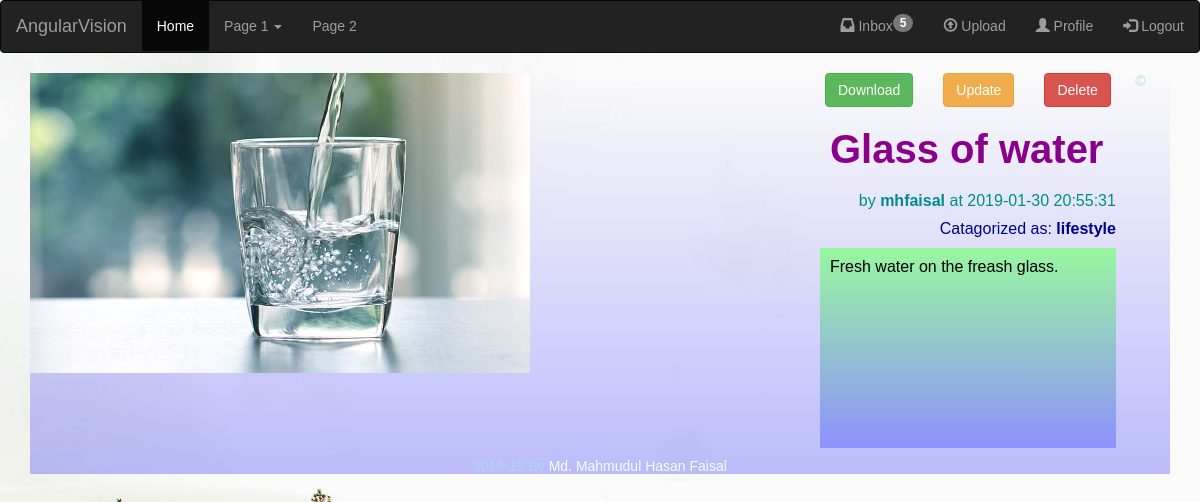
The app's page /photo.php?id=1548860131 (signed in) with its own data.
### tables this page shows
CREATE TABLE `uploads` (
  `image_id` int(11) NOT NULL,
  `username` varchar(32) NOT NULL,
  `image_title` varchar(255) NOT NULL,
  `image_caption` varchar(1024) NOT NULL,
  `mime` varchar(32) NOT NULL,
  `catagory` varchar(64) NOT NULL,
  `upload_time` datetime NOT NULL DEFAULT CURRENT_TIMESTAMP
);

### photo.php (the view, shortened to what this page needs)
<?php include "./header.php"; ?>
<?php
require_once "config.php";
$id = isset($_GET['id'])? $_GET['id'] : "0000";
$sql = "SELECT * FROM `uploads` WHERE image_id = '".$id."'";
$result = $mysqli->query($sql);
$uploader="";
$title="";
$catagory="";
$time="";
$caption="";
$mime = 'jpg';
$ability = "disabled";
echo "<div class='main_photo_container'>";
if ($result->num_rows > 0) {
    while($row = $result->fetch_assoc()) {
		if ($row['mime']=='image/jpeg'){
			$mime = 'jpg';
		} else if ($row['mime']=='image/png'){
			$mime = 'png';
		} else if ($row['mime']=='image/gif'){
			$mime = 'gif';
		}
		$uploader = $row['username'];
		$title =$row['image_title'];
		$catagory = $row['catagory'];
		$time = $row['upload_time'];
		$caption = $row['image_caption'];
		if ($_SESSION["username"] === $uploader){
			$ability = "";
		}
	}
}
echo "<div class='photo_loader'> <img src='./img/uploads/".$id.".".$mime."'> </div>";
echo "<div class='photos_right'>";
echo "<div class='photo_operation'>";
echo "<a href='./img/uploads/".$id.".".$mime."' class='btn btn-success'>Download</a>";
echo "<a href='./update.php?id=".$id."' class='btn btn-warning'".$ability.">Update</a>";
echo "<a href='./delete.php?id=".$id."' class='btn btn-danger'".$ability.">Delete</a> </div>";
echo "<div class='photo_title'><span><b>".$title."</b></span></div>";
echo "<div class='photo_basic'><span>by <b>".$uploader."</b> at ".$time."</span></div>";
echo "<div class='photo_cat'><span>Catagorized as: <b>".$catagory."</b></span></div>";
echo "<div class='photo_caption'><span>".$caption."</span></div></div>";
?>
<?php include "./footer.php"; ?>

### css/style.css (style rules this page uses)
body { font: 14px sans-serif; background: url(../img/back1-alt.jpg) no-repeat; background-position: center top; background-size: cover; }
.photo_loader { float: left; min-width: 780px; }
.photo_loader img { max-width: 780px; }
.photo_operation .btn { margin-left: 15px; margin-right: 15px; }
.photos_right { float: left; max-width: 330px; }
.photo_title { font-size: 40px; margin: 20px; color: darkmagenta; }
.photo_basic { color: darkcyan; font-size: 16px; margin: 10px; text-align: right; }
.photo_cat { color: darkblue; font-size: 16px; margin: 10px; text-align: right; }
.photo_caption { padding: 10px; color: black; font-size: 16px; margin: 10px; min-height: 200px; background: linear-gradient(rgba(128,255,128,0.75),rgba(128,128,255,0.75)); }

### records on screen
uploads: image_title "Glass of water", username "mhfaisal", upload_time "2019-01-30 20:55:31", catagory "lifestyle", image_caption "Fresh water on the freash glass."
